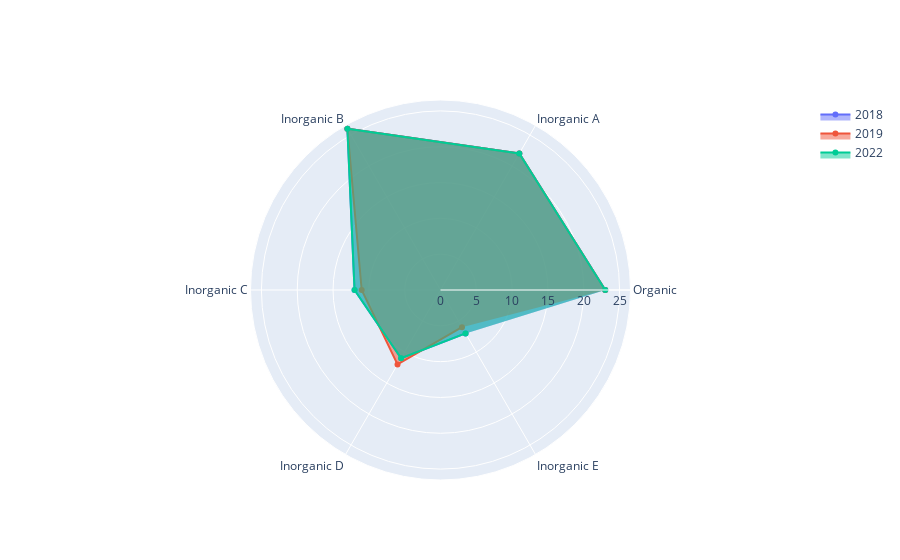

Notebook cell for this chart:
### Code cell
fig = go.Figure()

for year in res:
  fig.add_trace(go.Scatterpolar(
    r=res[year],
    theta=['Organic', 'Inorganic A', 'Inorganic B', 'Inorganic C', 'Inorganic D', 'Inorganic E'],
    fill='toself',
    name=year
  ))

fig.show()

### Figure 1 — Plotly figure (JSON) as saved in the notebook; plotly's stock layout.template omitted (floating-point values rounded to 4 significant figures)
{"data": [{"fill": "toself", "name": "2018", "r": [23, 22, 26, 12, 11, 7], "theta": ["Organic", "Inorganic A", "Inorganic B", "Inorganic C", "Inorganic D", "Inorganic E"], "type": "scatterpolar"}, {"fill": "toself", "name": "2019", "r": [23, 22, 26, 11, 12, 6], "theta": ["Organic", "Inorganic A", "Inorganic B", "Inorganic C", "Inorganic D", "Inorganic E"], "type": "scatterpolar"}, {"fill": "toself", "name": "2022", "r": [23, 22, 26, 12, 11, 7], "theta": ["Organic", "Inorganic A", "Inorganic B", "Inorganic C", "Inorganic D", "Inorganic E"], "type": "scatterpolar"}], "layout": {}}
